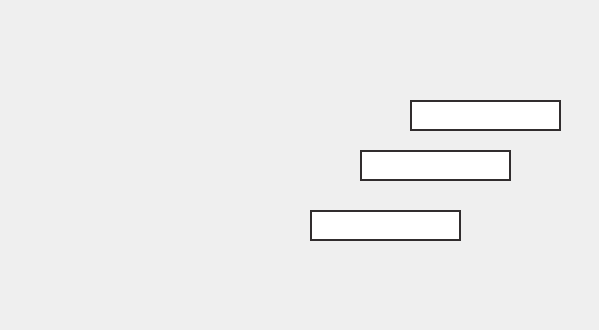
<?xml version="1.0" encoding="UTF-8"?>
<ui version="4.0">
 <class>popupMovieDetails</class>
 <widget class="QDialog" name="popupMovieDetails">
  <property name="geometry">
   <rect>
    <x>0</x>
    <y>0</y>
    <width>599</width>
    <height>330</height>
   </rect>
  </property>
  <property name="windowTitle">
   <string>Dialog</string>
  </property>
  <widget class="QLabel" name="label">
   <property name="geometry">
    <rect>
     <x>0</x>
     <y>0</y>
     <width>601</width>
     <height>331</height>
    </rect>
   </property>
   <property name="styleSheet">
    <string notr="true">QLineEdit {
  border: 2px solid rgb(49, 45, 46)
}</string>
   </property>
   <property name="text">
    <string/>
   </property>
   <property name="pixmap">
    <pixmap>../Black Red Movie Apps Presentation Template (1).jpg</pixmap>
   </property>
  </widget>
  <widget class="QTextEdit" name="textEdit">
   <property name="geometry">
    <rect>
     <x>410</x>
     <y>100</y>
     <width>151</width>
     <height>31</height>
    </rect>
   </property>
   <property name="styleSheet">
    <string notr="true">QTextEdit{
 border: 2px solid rgb(49, 45, 46);
    border-radius: 20px;
}
</string>
   </property>
  </widget>
  <widget class="QTextEdit" name="textEdit_2">
   <property name="geometry">
    <rect>
     <x>360</x>
     <y>150</y>
     <width>151</width>
     <height>31</height>
    </rect>
   </property>
   <property name="styleSheet">
    <string notr="true">QTextEdit{
 border: 2px solid rgb(49, 45, 46);
    border-radius: 20px;
}</string>
   </property>
  </widget>
  <widget class="QTextEdit" name="textEdit_3">
   <property name="geometry">
    <rect>
     <x>310</x>
     <y>210</y>
     <width>151</width>
     <height>31</height>
    </rect>
   </property>
   <property name="styleSheet">
    <string notr="true">QTextEdit{
 border: 2px solid rgb(49, 45, 46);
    border-radius: 20px;
}</string>
   </property>
  </widget>
  <widget class="QLabel" name="pathDisplay">
   <property name="geometry">
    <rect>
     <x>38</x>
     <y>65</y>
     <width>161</width>
     <height>241</height>
    </rect>
   </property>
   <property name="text">
    <string/>
   </property>
  </widget>
 </widget>
 <resources/>
 <connections/>
</ui>
